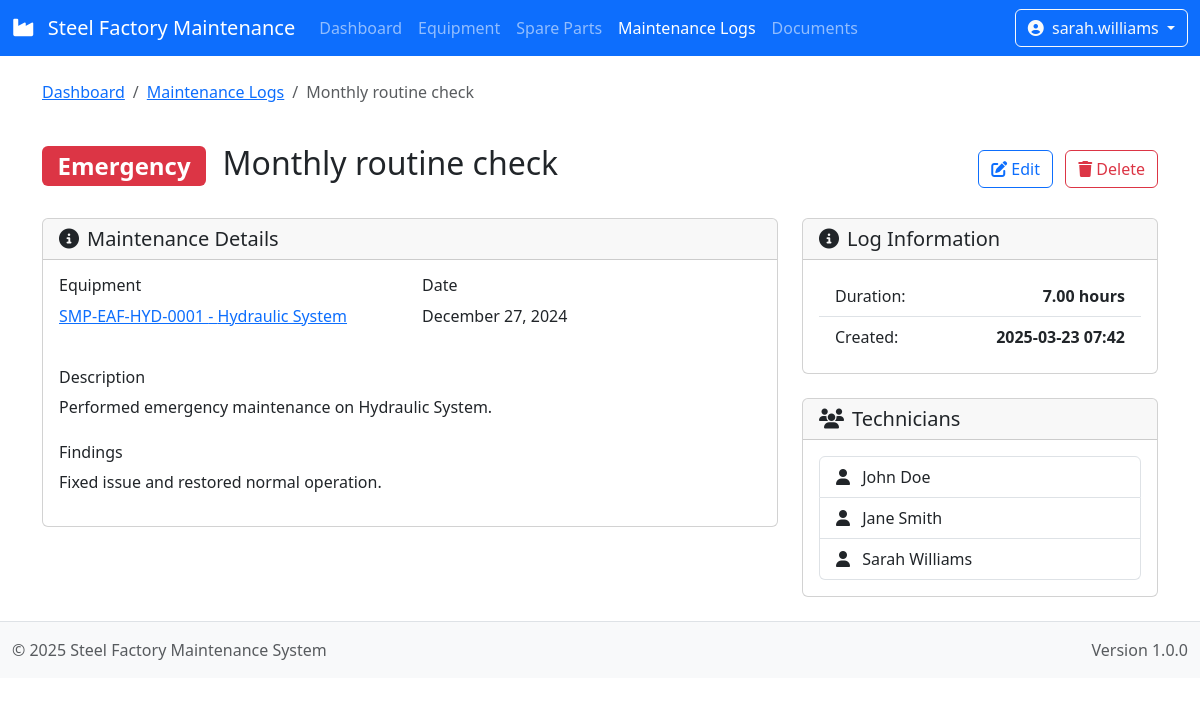
Screenshot of /maintenance-logs/1/ (signed in) with the database file from the repository.
### maintenance/models.py (models this page shows, shortened)
class MaintenanceLog(models.Model):
    equipment = models.ForeignKey(Equipment, on_delete=models.CASCADE, related_name='maintenance_logs')
    title = models.CharField(max_length=200)
    maintenance_type = models.CharField(max_length=20, choices=MAINTENANCE_TYPE_CHOICES)
    description = models.TextField()
    findings = models.TextField(blank=True, null=True)
    date = models.DateField()
    duration = models.DecimalField(max_digits=5, decimal_places=2, help_text="Duration in hours")
    technicians = models.ManyToManyField(User, related_name='maintenance_activities')
    created_at = models.DateTimeField(auto_now_add=True)
    class Meta:
        ordering = ['-date']

class Equipment(models.Model):
    code = models.CharField(max_length=20, unique=True, help_text="Equipment code (e.g., SMP-EAF-HYD-0001)")
    name = models.CharField(max_length=100, help_text="Equipment name")
    equipment_type = models.CharField(max_length=100, help_text="Type of equipment")
    manufacturer = models.CharField(max_length=100, blank=True, null=True)
    model = models.CharField(max_length=100, blank=True, null=True)
    serial_number = models.CharField(max_length=100, blank=True, null=True)
    installation_date = models.DateField(blank=True, null=True)
    last_maintenance_date = models.DateField(blank=True, null=True)
    status = models.CharField(max_length=20, choices=STATUS_CHOICES, default='operational')
    description = models.TextField(blank=True, null=True)
    area = models.ForeignKey(Area, on_delete=models.CASCADE, related_name='equipment')
    parent = models.ForeignKey('self', on_delete=models.CASCADE, null=True, blank=True, related_name='components')

### maintenance/views.py (the view)
# urls.py: path('maintenance-logs/<int:pk>/', views.MaintenanceLogDetailView.as_view(), name='maintenance_log_detail'),
class MaintenanceLogDetailView(LoginRequiredMixin, DetailView):
    model = MaintenanceLog
    context_object_name = 'log'
    template_name = 'maintenance/maintenance_log_detail.html'

### maintenance/templates/maintenance/maintenance_log_detail.html (shortened to what this page needs)
{% extends "maintenance/base.html" %}
{% block content %}
<div class="container pt-4">
    <div class="row">
        <div class="col-12 mb-4">
            <nav aria-label="breadcrumb">
                <ol class="breadcrumb">
                    <li class="breadcrumb-item"><a href="{% url 'maintenance:dashboard' %}">Dashboard</a></li>
                    <li class="breadcrumb-item"><a href="{% url 'maintenance:maintenance_log_list' %}">Maintenance Logs</a></li>
                    <li class="breadcrumb-item active" aria-current="page">{{ log.title }}</li>
                </ol>
            </nav>
        </div>
    </div>
    <div class="row">
        <div class="col-12 mb-4">
            <div class="d-flex justify-content-between align-items-center">
                <h2>
                    <span class="badge bg-{% if log.maintenance_type == 'preventive' %}info{% elif log.maintenance_type == 'corrective' %}warning{% elif log.maintenance_type == 'emergency' %}danger{% else %}secondary{% endif %} me-2">
                        {{ log.get_maintenance_type_display }}
                    </span>
                    {{ log.title }}
                </h2>
                <div>
                    <a href="{% url 'maintenance:maintenance_log_update' log.id %}" class="btn btn-outline-primary me-2">
                        <i class="fas fa-edit"></i> Edit
                    </a>
                    <a href="{% url 'maintenance:maintenance_log_delete' log.id %}" class="btn btn-outline-danger">
                        <i class="fas fa-trash"></i> Delete
                    </a>
                </div>
            </div>
        </div>
    </div>
    <div class="row">
        <div class="col-md-8">
            <div class="card mb-4">
                <div class="card-header">
                    <h5 class="card-title mb-0"><i class="fas fa-info-circle me-2"></i>Maintenance Details</h5>
                </div>
                <div class="card-body">
                    <div class="row mb-4">
                        <div class="col-md-6">
                            <h6>Equipment</h6>
                            <p>
                                <a href="{% url 'maintenance:equipment_detail' log.equipment.id %}">
                                    {{ log.equipment.code }} - {{ log.equipment.name }}
                                </a>
                            </p>
                        </div>
                        <div class="col-md-6">
                            <h6>Date</h6>
                            <p>{{ log.date|date:"F j, Y" }}</p>
                        </div>
                    </div>
                    <h6>Description</h6>
                    <div class="mb-4">
                        {{ log.description|linebreaks }}
                    </div>
                    <h6>Findings</h6>
                    <div>
                        {{ log.findings|default:"No findings recorded"|linebreaks }}
                    </div>
                </div>
            </div>
        </div>
        <div class="col-md-4">
            <div class="card mb-4">
                <div class="card-header">
                    <h5 class="card-title mb-0"><i class="fas fa-info-circle me-2"></i>Log Information</h5>
                </div>
                <div class="card-body">
                    <ul class="list-group list-group-flush">
                        <li class="list-group-item d-flex justify-content-between">
                            <span>Duration:</span>
                            <strong>{{ log.duration }} hours</strong>
                        </li>
                        <li class="list-group-item d-flex justify-content-between">
                            <span>Created:</span>
                            <strong>{{ log.created_at|date:"Y-m-d H:i" }}</strong>
                        </li>
                    </ul>
                </div>
            </div>
            <div class="card">
                <div class="card-header">
                    <h5 class="card-title mb-0"><i class="fas fa-users me-2"></i>Technicians</h5>
                </div>
                <div class="card-body">
                    <ul class="list-group">
                        {% for tech in log.technicians.all %}
                        <li class="list-group-item">
                            <i class="fas fa-user me-2"></i> {{ tech.get_full_name|default:tech.username }}
                        </li>
                        {% empty %}
                        <li class="list-group-item text-center">No technicians assigned.</li>
                        {% endfor %}
                    </ul>
                </div>
            </div>
        </div>
    </div>
</div>
{% endblock %}

### maintenance/templates/maintenance/base.html (shortened to what this page needs)
<!DOCTYPE html>
<html lang="en">
<head>
    <link href="https://cdnjs.cloudflare.com/ajax/libs/bootstrap/5.3.0/css/bootstrap.min.css" rel="stylesheet">
    <link href="https://cdnjs.cloudflare.com/ajax/libs/jstree/3.3.12/themes/default/style.min.css" rel="stylesheet">
    <link href="https://cdnjs.cloudflare.com/ajax/libs/font-awesome/6.2.1/css/all.min.css" rel="stylesheet">
</head>
<body>
    <header>
        <nav class="navbar navbar-expand-lg navbar-dark bg-primary">
            <div class="container-fluid">
                <a class="navbar-brand" href="{% url 'maintenance:dashboard' %}">
                    <i class="fas fa-industry me-2"></i>
                    Steel Factory Maintenance
                </a>
                <div class="collapse navbar-collapse" id="navbarNav">
                    <ul class="navbar-nav me-auto">
                        <li class="nav-item">
                            <a class="nav-link {% if request.resolver_match.url_name == 'dashboard' %}active{% endif %}"
                               href="{% url 'maintenance:dashboard' %}">Dashboard</a>
                        </li>
                        <li class="nav-item">
                            <a class="nav-link {% if 'equipment' in request.resolver_match.url_name %}active{% endif %}"
                               href="{% url 'maintenance:equipment_list' %}">Equipment</a>
                        </li>
                        <li class="nav-item">
                            <a class="nav-link {% if 'spare_part' in request.resolver_match.url_name %}active{% endif %}"
                               href="{% url 'maintenance:spare_part_list' %}">Spare Parts</a>
                        </li>
                        <li class="nav-item">
                            <a class="nav-link {% if 'maintenance_log' in request.resolver_match.url_name %}active{% endif %}"
                               href="{% url 'maintenance:maintenance_log_list' %}">Maintenance Logs</a>
                        </li>
                        <li class="nav-item">
                            <a class="nav-link {% if 'document' in request.resolver_match.url_name %}active{% endif %}"
                               href="{% url 'maintenance:document_list' %}">Documents</a>
                        </li>
                    </ul>
                    {% if user.is_authenticated %}
                    <div class="d-flex">
                        <div class="dropdown">
                            <button class="btn btn-outline-light dropdown-toggle" type="button" id="userDropdown" data-bs-toggle="dropdown">
                                <i class="fas fa-user-circle me-1"></i>
                                {{ user.username }}
                            </button>
                        </div>
                    </div>
                    {% else %}
                    <div class="d-flex">
                        <a href="{% url 'login' %}" class="btn btn-outline-light">
                            <i class="fas fa-sign-in-alt me-1"></i> Login
                        </a>
                    </div>
                    {% endif %}
                </div>
            </div>
        </nav>
    </header>
    <main class="container-fluid">
        {% block content %}{% endblock %}
    </main>
    <footer class="bg-light py-3 mt-4 border-top">
        <div class="container-fluid">
            <div class="row">
                <div class="col-md-6">
                    <span class="text-muted">© 2025 Steel Factory Maintenance System</span>
                </div>
                <div class="col-md-6 text-md-end">
                    <span class="text-muted">Version 1.0.0</span>
                </div>
            </div>
        </div>
    </footer>
</body>
</html>

### maintenance/templates/maintenance/base.html (style rules this page uses)
.badge.bg-danger { background-color: #dc3545 !important; }

### rows the page displays
MaintenanceLog: title "Monthly routine check", maintenance_type "Emergency", equipment.code "SMP-EAF-HYD-0001", equipment.name "Hydraulic System", date "December 27, 2024", description "Performed emergency maintenance on Hydraulic System.", findings "Fixed issue and restored normal operation.", duration "7.00", created_at "2025-03-23 07:42"

### other values shown
{{ user.username }} "sarah.williams"
{{ tech.get_full_name|default:tech.username }} "John Doe"
{{ tech.get_full_name|default:tech.username }} "Jane Smith"
{{ tech.get_full_name|default:tech.username }} "Sarah Williams"
